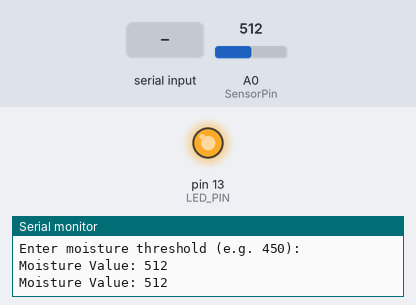
Bench run of a sketch on a simulated Arduino Uno, built with avr-gcc and run on an emulated ATmega328P. On the bench: output pins drawn as LEDs (lit = HIGH), the last lines printed to the serial monitor. Inputs (shaded band) come from the test bench; at power-on: A0 (SensorPin) = 512.

Above: at 1.2 s.
1.3 s: A0 (SensorPin) set to 491
At 2.4 s:
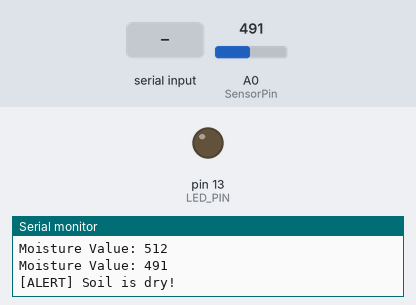
3.5 s: "90,45\n" received over Serial
At 5.2 s:
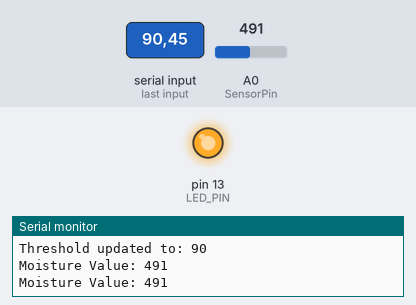
5.5 s: A0 (SensorPin) set to 98
7.2 s: A0 (SensorPin) set to 81
At 8.3 s:
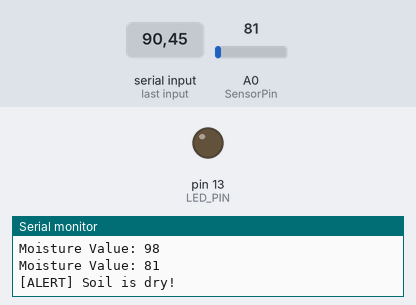
9.5 s: A0 (SensorPin) set to 122
At 11.0 s:
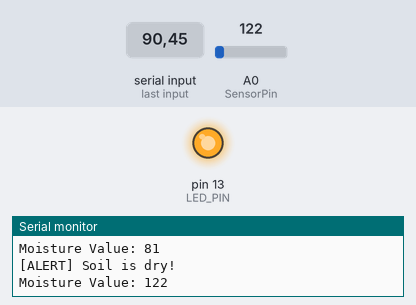
Timing chart, 0 to 12.5 s (numbered marks = the images above; inputs shaded):
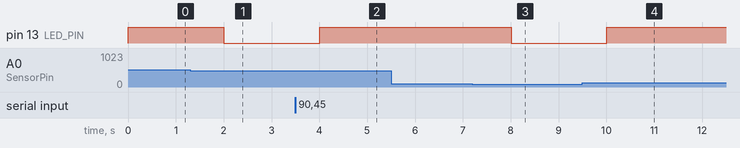

The sketch:

testrun.ino
```cpp
#define SensorPin A0  // Moisture sensor pin (analog)
#define LED_PIN LED_BUILTIN

int sensorVal;
int threshold = 500;  // Default threshold value

void setup() {
  Serial.begin(115200);
  pinMode(LED_PIN, OUTPUT);
  Serial.println("=== Smart Plant Monitoring System ===");
  Serial.println("Enter moisture threshold (e.g. 450): ");
}

void loop() {

  if (Serial.available() > 0) {
    String input = Serial.readStringUntil('\n');
    threshold = input.toInt();
    Serial.print("Threshold updated to: ");
    Serial.println(threshold);
  }

  // Read moisture sensor
  sensorVal = analogRead(SensorPin);
  Serial.print("Moisture Value: ");
  Serial.println(sensorVal);

  // LED feedback based on threshold
  if (sensorVal < threshold) {
    Serial.println("[ALERT] Soil is dry!");
    digitalWrite(LED_PIN, LOW);  // LED ON
  } else {
    digitalWrite(LED_PIN, HIGH); // LED OFF
  }

  delay(1000);
}
```

Measured:
- the behaviour switches between 500 and 499 on A0 (SensorPin) (found by bisection; images 0 and 1)
- the behaviour switches between 90 and 89 on A0 (SensorPin) (found by bisection; images 2 and 3)
- after the input at 1.3 s, pin 13 (LED_PIN): HIGH → LOW after 0.70 s
- after the input at 3.5 s, pin 13 (LED_PIN): LOW → HIGH after 0.51 s
- after the input at 7.2 s, pin 13 (LED_PIN): HIGH → LOW after 0.81 s
- after the input at 9.5 s, pin 13 (LED_PIN): LOW → HIGH after 0.51 s
